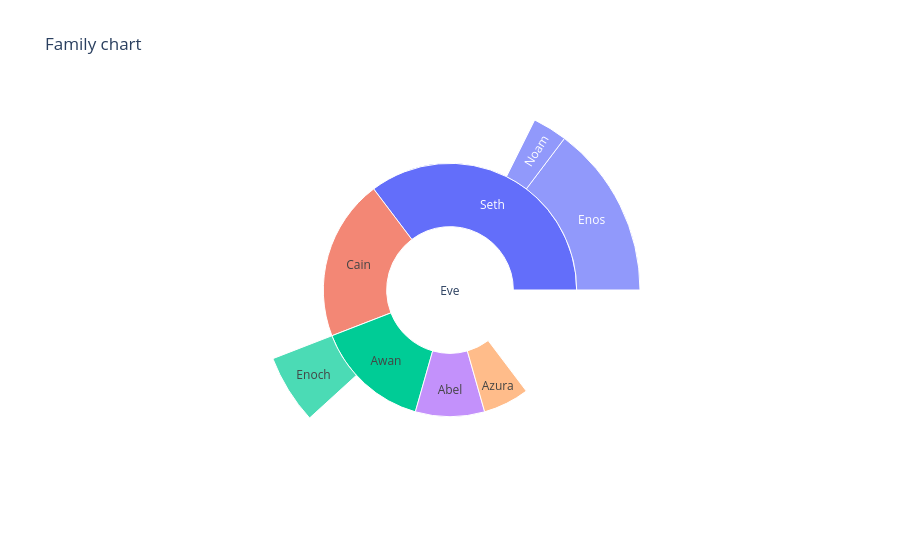

Source (notebook cell):
### Code cell
# sunburst

data = dict(
    character=["Eve", "Cain", "Seth", "Enos", "Noam", "Abel", "Awan", "Enoch", "Azura"],
    parent=["", "Eve", "Eve", "Seth", "Seth", "Eve", "Eve", "Awan", "Eve" ],
    value=[10, 14, 12, 10, 2, 6, 6, 4, 4])

fig = px.sunburst(
    data,
    names='character',
    parents='parent',
    values='value',
    title="Family chart"
)
fig.show()

### Figure 1 — Plotly figure (JSON) as saved in the notebook; plotly's stock layout.template omitted (floating-point values rounded to 4 significant figures)
{"data": [{"domain": {"x": [0, 1], "y": [0, 1]}, "hovertemplate": "character=%{label}<br>value=%{value}<br>parent=%{parent}<extra></extra>", "labels": ["Eve", "Cain", "Seth", "Enos", "Noam", "Abel", "Awan", "Enoch", "Azura"], "name": "", "parents": ["", "Eve", "Eve", "Seth", "Seth", "Eve", "Eve", "Awan", "Eve"], "type": "sunburst", "values": [10, 14, 12, 10, 2, 6, 6, 4, 4]}], "layout": {"legend": {"tracegroupgap": 0}, "title": {"text": "Family chart"}}}
